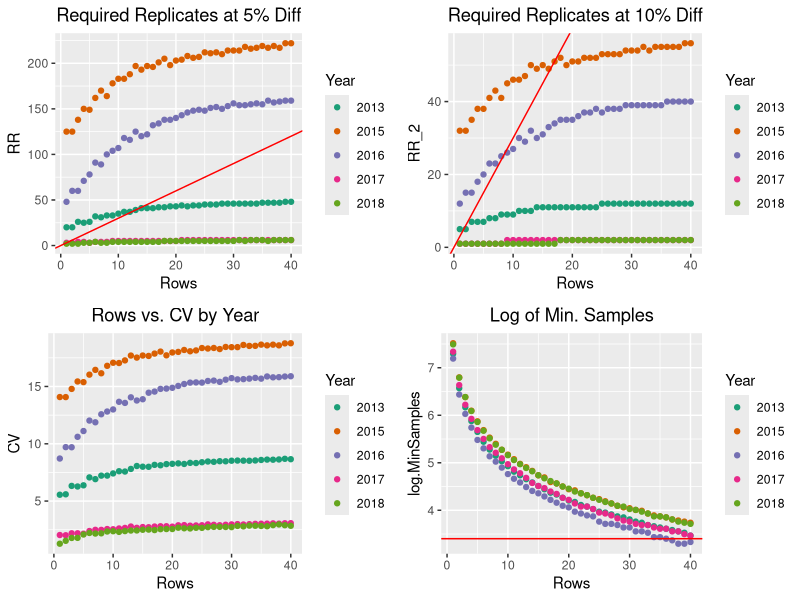
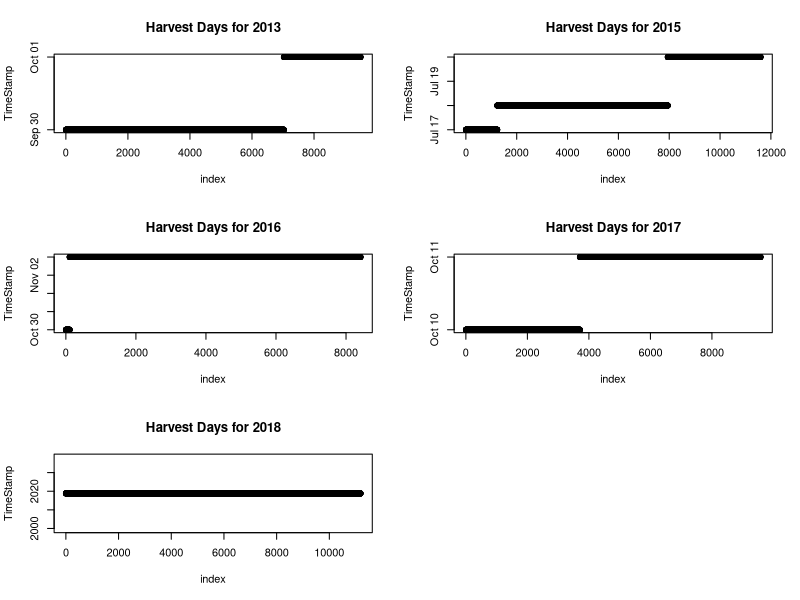

These figures' R source, in order: (Note: a time limit stopped this script after it produced the figures.)
## ---- chunk 1
# install.packages('dplyr')
suppressWarnings(suppressMessages(library(dplyr)))
# install.packages('ggplot2')
suppressWarnings(suppressMessages(library(ggplot2)))
# install.packages('RColorBrewer')
suppressWarnings(suppressMessages(library(RColorBrewer)))
# install.packages('gridExtra')
suppressWarnings(suppressMessages(library(gridExtra)))
## ---- chunk 2
df <- list(home.2013=read.csv('home.2013.csv',header = T),
           home.2015=read.csv('home.2015.csv',header = T),
           home.2016=read.csv('home.2016.csv',header = T),
           home.2017=read.csv('home.2017.csv',header = T),
           home.2018=read.csv('home.2018.csv',header = T))
## ---- chunk 3
rr.func <- function(g_mean,sd,dif,alpha = 0.05, beta = 0.20) {
  z_alpha <- qnorm(1-alpha/2)
  z_beta <- qnorm(1-beta)
  cv <- sd/g_mean
  return(ceiling(2*((cv/dif)^2)*((z_alpha + z_beta)^2)))
}
## ---- chunk 4
optrr.func <- function(years,max_long,max_lat,lat_seq,long_length,dif_1,dif_2){
  #begin function
  # Determining length of the data frame to store results from the function
  optrr.length <- length(years)*tail(lat_seq,n=1)  
  # Empty data frame used to store Year,CV, Rows, and RR
  optrr.dat <- data.frame(Year=numeric(length=optrr.length),
                        CV=numeric(length=optrr.length),
                        Rows=numeric(length=optrr.length),
                        RR=numeric(length=optrr.length),
                        RR_2=numeric(length=optrr.length),
                        log.MinSamples=numeric(length=optrr.length))
  k=1
  for(j in 1:length(years)){ # begin 1st for loop
    g_mean <- mean(df[[j]]$Yield)
    for(i in lat_seq){ # begin 2nd for loop
      n = 1
      #Temporary vector to store observations per grid cell to calculate the estimates
      temp.est <- vector(length=lat_seq[i]*long_length)
      # Temporary vector to store sample sizes to calculate the minimum sample number
      n_sum.est <- vector(length=lat_seq[i]*long_length)
      #Loop to determine which observations go into which grid cell
      for(long in 1:long_length){ # begin 3nd for loop
        for(lat in 1:lat_seq[i]){ # begin 4th for loop
          x <- df[[j]] %>% select(Yield,Longitude,Latitude) %>% 
               filter(Longitude <= max_long/long_length * long &
                      Latitude <= max_lat/lat_seq[i] * lat &
                      Longitude >= max_long/long_length * (long-1) &
                      Latitude >= max_lat/lat_seq[i]* (lat-1)
               )
          temp.est[n] <- mean(x$Yield)
          n_sum.est[n] <- length(x$Yield)
          n <- n + 1
        } # end 4th for loop
      } # end 3rd for loop
      optrr.dat$Year[k] <- year[j]
      
      optrr.dat$CV[k] <- sd(temp.est)/g_mean*100
      optrr.dat$Rows[k] <- i
      # Running the RR function to determine RR per iteration
      # Using grand mean for RR calculations (mean for all observations within a year)
      # Using the sample standard deviation for RR calculations 
      # (SD for all estimates within a year)
      optrr.dat$RR[k] <- rr.func(g_mean,sd(temp.est),dif)
      optrr.dat$RR_2[k] <- rr.func(g_mean,sd(temp.est),dif_2)
      # Calculating the minimum number of samples per iteration then converting to log
      optrr.dat$log.MinSamples[k] <- log(min(n_sum.est))
      k <- k + 1  
    } # end 2nd for loop
  } # end 1st for loop
  # Converting the years to character string for graphing purposes
  optrr.dat$Year <- as.character(optrr.dat$Year)
  return(optrr.dat)
} # end function
## ---- chunk 5
year <- c(2013,2015,2016,2017,2018)
max_long <- 600
max_lat <- 400
lat_seq <- 1:40
long_length <- 6
dif = 0.05
dif_2 = 0.1
plot <- list()
# Running optimal RR function to prepare data for graphing at diff = 5% & 10%
optrr.dat <- optrr.func(year,max_long,max_lat,lat_seq,long_length,dif,dif_2)
# Plotting data using ggplot and scale+_color_brewer to year color
# palette
plot[[1]]<-(ggplot(optrr.dat,aes(Rows,RR,colour = Year)) + geom_point() +
 scale_color_brewer(palette = 'Dark2') + 
 ggtitle('Required Replicates at 5% Diff') +
 # Creates line at slope = 3 to show RR boundries
 geom_abline(intercept = 0, slope = 3, col = 'red') +
 theme(plot.title = element_text(hjust = 0.5))) 

plot[[2]]<-(ggplot(optrr.dat,aes(Rows,RR_2,colour = Year)) + geom_point() +
 scale_color_brewer(palette = 'Dark2') + 
 ggtitle('Required Replicates at 10% Diff') +
 geom_abline(intercept = 0, slope = 3, col = 'red') +
 theme(plot.title = element_text(hjust = 0.5))) 

plot[[3]]<-(ggplot(optrr.dat,aes(Rows,CV,colour = Year)) + geom_point() +
 scale_color_brewer(palette = 'Dark2') + ggtitle('Rows vs. CV by Year') +
 theme(plot.title = element_text(hjust = 0.5)))

plot[[4]]<-(ggplot(optrr.dat,aes(Rows,log.MinSamples,colour = Year)) + geom_point() 
  + scale_color_brewer(palette = 'Dark2') + ggtitle('Log of Min. Samples') +
    geom_abline(intercept = log(30), slope = 0, col = 'red') +
    theme(plot.title = element_text(hjust = 0.5))) 

grid.arrange(plot[[1]],plot[[2]],plot[[3]],plot[[4]],ncol=2)
## ---- chunk 6
# Empty vector that will hold the summation of the screening analysis
ds <- vector(length=length(df))

for(j in 1:length(df)){ # begin 1st for loop
  # Transforms the TimeStamp data to a date format
  # I rounded the date to exclude hour and minute as it is not necessary
  # for this analysis
  df[[j]]$TimeStamp <- as.Date(as.character(df[[j]]$TimeStamp),'%Y-%m-%d')
  for(i in 1:length(df[[j]]$TimeStamp)){ # begin 2nd for loop
    # If statement that determines if the difference is less than or equal to
    # 7 days
    if(df[[j]]$TimeStamp[i]-(min(df[[j]]$TimeStamp))<=7){ # begin if statement-True
      df[[j]]$Harvest[i] <- 0} # end if statement - True
    else df[[j]]$Harvest[i] <- 1
  } # end 2nd for loop
} # end 1st for loop
# Loop to sum Harvest column per year
for(i in 1:length(df)){ # begin for loop
  ds[i] <- sum(df[[i]]$Harvest)
} # end for loop

ds
## ---- chunk 7
par(mfrow=c(3,2))

for(j in 1:length(year)){
  index <- 1:length(df[[j]][,1])
  plot(df[[j]]$TimeStamp~index,main = paste0('Harvest Days for ',year[j]),
       ylab='TimeStamp')
}
## ---- chunk 8
# Data frame used to store min/max data for longitude and latitude
long_lat_check <- data.frame(Year=year, lat_min=numeric(length = length(df)),
                             lat_max=numeric(length = length(df)),
                             long_min=numeric(length = length(df)),
                             long_max=numeric(length = length(df)))
# Loop to add data to the data frame across the years.
for(j in 1:length(df)){
  long_lat_check[j,2] <- min(df[[j]][,2])
  long_lat_check[j,3] <- max(df[[j]][,2])
  long_lat_check[j,4] <- min(df[[j]][,3])
  long_lat_check[j,5] <- max(df[[j]][,3])
}
long_lat_check
## ---- chunk 9
# Setting the number of rows and columns based on the grid size 
lat_length <- 20
long_length <- 6
k=1
est.length <- lat_length*long_length*length(year)
est.dat <- data.frame(year=numeric(est.length), Estimates=numeric(est.length),
                      n=numeric(est.length),
                      obs.sd=numeric(est.length),mu_class_y=numeric(est.length),
                      sd_class_y=numeric(est.length))

# Adding blank column for reference to add normalized mean and std. dev.
# to orginial data frames
for(j in 1:length(year)){
  df[[j]]$Ref_k <- numeric(length=dim(df[[j]])[1])
  df[[j]]$Ref_n <- numeric(length=dim(df[[j]])[1]) 
}

# Loop to calculate estimates for each grid cell
for(j in 1:length(year)){ # begin 1st for loop
  n=1
  for(long in 1:long_length){ # begin 2nd for loop
    for(lat in 1:lat_length){ # begin 3rd for loop
      x <- df[[j]] %>% select(Yield,Longitude,Latitude) %>% 
           filter(Longitude <= max_long/long_length * long &
                  Latitude <= max_lat/lat_length * lat &
                  Longitude >= max_long/long_length * (long-1) &
                  Latitude >= max_lat/lat_length* (lat-1)
           )
      est.dat$year[k] <- year[j]
      est.dat$Estimates[k] <- mean(x$Yield)
      est.dat$n[k] <- n
      # Standard Deviation for each grid cell among the observations per year
      est.dat$obs.sd[k] <- sd(x$Yield)
      
      # Setting the grid cell number for merger of yearly data sets
      # Setting the reference number for merging and graphing purposes
      for(i in 1:dim(df[[j]])[1]){ # begin 4th for loop
        if(df[[j]]$Longitude[i] <= max_long/long_length * long &&
           df[[j]]$Latitude[i] <= max_lat/lat_length * lat &&
           df[[j]]$Longitude[i] >= max_long/long_length * (long-1) &&
           df[[j]]$Latitude[i] >= max_lat/lat_length* (lat-1)){
           df[[j]]$Ref_k[i] <- k
           df[[j]]$Ref_n[i] <- n
        }
      } # end 4th for loop
      k <- k + 1   
      n <- n + 1
     } # end 3rd for loop
    } # end 2nd for loop
} # end 1st for loop
# Ranking each estimate by year for normalization
est.dat <- est.dat %>% group_by(year) %>% mutate(rank=rank(Estimates))
est.dat <- est.dat %>% group_by(n) %>% mutate(rrank=mean(rank))
# Converting the year column to category set for plotting purposes
est.dat$year <- as.character(est.dat$year)
## ---- chunk 10
plot=list()
plot[[1]] <- (ggplot(est.dat,aes(n,Estimates,colour = year)) + geom_point() 
  + scale_color_brewer(palette = 'Dark2') + ggtitle('Grid Cells vs. Estimates')
  + theme(plot.title = element_text(hjust = 0.5)))

plot[[2]] <- (ggplot(est.dat,aes(rrank,Estimates,colour = year)) + geom_point() 
  + scale_color_brewer(palette = 'Dark2')+ ggtitle('Mean Ranking vs. Estimates')
  + theme(plot.title = element_text(hjust = 0.5)))

grid.arrange(plot[[1]],plot[[2]],ncol=1)
## ---- chunk 11
est_merge.dat <- data.frame(n=1:120,
                 mu=numeric(length=120),
                 sd=numeric(length=120),
                 mu_class=numeric(length=120),
                 sd_class=numeric(length=120))
# Setting mean rank for each grid cell across each year
suppressMessages(mu <- est.dat %>% group_by(n) %>% summarize(mean(rank)))
# Setting standard deviation of normalized grid cell yield values across each year
suppressMessages(sd <- est.dat %>% group_by(n) %>% summarize(sd(rank)))
est_merge.dat[2] <- mu[2]
est_merge.dat[3] <- sd[2]


## ---- chunk 12
# for loop/ if statement to set mean and standard deviation classification
# for merged data.
for(i in 1:dim(est_merge.dat)[1]){
  # Using quantiles for 25% and 75% boundries of classification
  if(est_merge.dat$mu[i] >= quantile(est_merge.dat$mu)[4]){
    est_merge.dat$mu_class[i] <- 'High'}
  else if(est_merge.dat$mu[i] <= quantile(est_merge.dat$mu)[2]){
    est_merge.dat$mu_class[i] <- 'Low'}
  else est_merge.dat$mu_class[i] <- 'Average'
  
  if(est_merge.dat$sd[i] >= quantile(est_merge.dat$sd)[4]){
    est_merge.dat$sd_class[i] <- 'Unstable'}
  else if(est_merge.dat$sd[i] <= quantile(est_merge.dat$sd)[2]){
    est_merge.dat$sd_class[i] <- 'Stable'}
  else est_merge.dat$sd_class[i] <- 'Average'  
}
# Creating arrays for mean and standard deviation quantiles for each of the years
q_m <- do.call('rbind',tapply(est.dat$Estimates,est.dat$year, quantile))
q_s <- do.call('rbind',tapply(est.dat$obs.sd,est.dat$year, quantile))
# for loop/if statement to add mean and standard deviation classifications 
# for each year
for(j in 1:length(year)){
  for(i in 1:dim(est.dat)[1]){
    if(est.dat$Estimates[i] >= q_m[j,4] &&
       est.dat$year[i] == year[j]){
       est.dat$mu_class_y[i] <- 'High'}
    else if(est.dat$Estimates[i] <= q_m[j,2] &&
       est.dat$year[i] == year[j]){
       est.dat$mu_class_y[i] <- 'Low'}
    else if(est.dat$Estimates[i] < q_m[j,4] &&
       est.dat$Estimates[i] > q_m[j,2] &&
       est.dat$year[i] == year[j]){
       est.dat$mu_class_y[i] <- 'Average'}
    
    if(est.dat$obs.sd[i] >= q_s[j,4] &&
       est.dat$year[i] == year[j]){
       est.dat$sd_class_y[i] <- 'Unstable'}
    else if(est.dat$obs.sd[i] <= q_s[j,2] &&
       est.dat$year[i] == year[j]){
       est.dat$sd_class_y[i] <- 'Stable'}
    else if(est.dat$obs.sd[i] < q_s[j,4] &&
       est.dat$Estimates[i] > q_s[j,2] &&
       est.dat$year[i] == year[j]){
       est.dat$sd_class_y[i] <- 'Average'}   
  }
}
## ---- chunk 13
# Creating columns for mean, standard deviation, and classification for 
# each of the original data sets for graphing/analysis purposes
for(j in 1:length(year)){
  df[[j]]$mu <- numeric(length=dim(df[[j]])[1])
  df[[j]]$sd <- numeric(length=dim(df[[j]])[1])
  df[[j]]$mu_class <- numeric(length=dim(df[[j]])[1])
  df[[j]]$sd_class <- numeric(length=dim(df[[j]])[1])
  df[[j]]$mu_y <- numeric(length=dim(df[[j]])[1])
  df[[j]]$sd_y <- numeric(length=dim(df[[j]])[1])
  df[[j]]$mu_class_y <- numeric(length=dim(df[[j]])[1])
  df[[j]]$sd_class_y <- numeric(length=dim(df[[j]])[1])  
}
# for loop to add mean, standard deviation, and classification
# to the original data set from the merged data set
for(i in 1:dim(est_merge.dat)[1]){ # begin 1st for loop
  for(j in 1:length(year)){ # begin 2nd for loop
    for(k in 1:dim(df[[j]])[1]){ # begin 3rd for loop
      if(est_merge.dat$n[i]==df[[j]]$Ref_n[k]){ # begin if statement
        df[[j]]$mu[k] <- est_merge.dat$mu[i]
        df[[j]]$sd[k] <- est_merge.dat$sd[i]
        df[[j]]$mu_class[k] <- est_merge.dat$mu_class[i]
        df[[j]]$sd_class[k] <- est_merge.dat$sd_class[i]
      } # end if statement
    } # end 3rd for loop
  } # end 1st for loop
} # end 1st for loop

# for loop to add mean, standard deviation, and classification
# to the original data set from the pre merged data set
for(i in 1:dim(est.dat)[1]){ # begin 1st for loop
  for(j in 1:length(year)){ # begin 2nd for loop
    for(k in 1:dim(df[[j]])[1]){ # begin 3rd for loop
       if(est.dat$n[i] == df[[j]]$Ref_n[k] &&
       est.dat$year[i] == year[j]){ # begin if statement
         df[[j]]$mu_y[k] <- est.dat$Estimates[i]
         df[[j]]$sd_y[k] <- est.dat$obs.sd[i]
         df[[j]]$mu_class_y[k] <- est.dat$mu_class_y[i]
         df[[j]]$sd_class_y[k] <- est.dat$sd_class_y[i]
       } # end if statement
    } # end 3rd for loop
  } # end 2nd for loop
} # end 1st for loop

## ---- chunk 14
plot <- list()
for(j in 1:5){
plot[[j]] <- (ggplot(df[[j]],aes(Longitude,Latitude,color = mu_class))+geom_point() 
+ scale_color_manual(values = c("cadetblue3", "cadetblue4", "cadetblue2")) 
+ ggtitle(paste0('Grid cell classification - mean rank \n for Harvest Formation in',year[j]))
+ theme(plot.title = element_text(hjust = 0.5))
+ labs(color='Mu Class'))
}
grid.arrange(plot[[1]],plot[[2]],plot[[3]],plot[[4]],plot[[5]],ncol=2)
## ---- chunk 15
plot <- list()
for(j in 1:5){
plot[[j]] <- (ggplot(df[[j]],aes(Longitude,Latitude,color = sd_class)) + geom_point() 
+ scale_color_manual(values = c("coral3", "coral", "coral4")) 
+ ggtitle(paste0('Grid cell classification - Std. Dev.\n for Harvest Formation in',year[j]))
+ theme(plot.title = element_text(hjust = 0.5))
+ labs(color='SD Class'))
}
grid.arrange(plot[[1]],plot[[2]],plot[[3]],plot[[4]],plot[[5]],ncol=2)
## ---- chunk 16
plot <- list()
for(j in 1:5){
plot[[j]] <- (ggplot(df[[j]],aes(Longitude,Latitude,color = mu)) + geom_point() 
+ scale_color_distiller(type = 'seq',palette = 'YlGn',direction = 1) 
+ ggtitle(paste0('Grid cell classification - mean rank \n for Harvest Formation in',year[j]))
+ theme(plot.title = element_text(hjust = 0.5))
+ labs(color='Norm Rank'))
}
grid.arrange(plot[[1]],plot[[2]],plot[[3]],plot[[4]],plot[[5]],ncol=2)
## ---- chunk 17
plot <- list()
for(j in 1:5){
plot[[j]] <- (ggplot(df[[j]],aes(Longitude,Latitude,color = sd)) + geom_point() 
+ scale_color_distiller(type = 'seq',palette = 'Oranges',direction = 1) 
+ ggtitle(paste0('Grid cell classification - Std. Dev. \n for Harvest Formation in',year[j]))
+ theme(plot.title = element_text(hjust = 0.5))
+ labs(color='Norm SD'))
}
grid.arrange(plot[[1]],plot[[2]],plot[[3]],plot[[4]],plot[[5]],ncol=2)
## ---- chunk 18
plot <- list()
for(j in 1:5){
plot[[j]] <- (ggplot(df[[j]],aes(Longitude,Latitude,color = mu_class_y)) + geom_point() 
+ scale_color_manual(values = c("cadetblue3", "cadetblue4", "cadetblue2")) 
+ ggtitle(paste0('Grid cell classification - mean rank \n for ',year[j]))
+ theme(plot.title = element_text(hjust = 0.5))
+ labs(color='Mu Class'))
}
grid.arrange(plot[[1]],plot[[2]],plot[[3]],plot[[4]],plot[[5]],ncol=2)
## ---- chunk 19
plot <- list()
for(j in 1:5){
plot[[j]] <- (ggplot(df[[j]],aes(Longitude,Latitude,color = sd_class_y)) + geom_point() 
+ scale_color_manual(values = c("coral3", "coral", "coral4")) 
+ ggtitle(paste0('Grid cell classification - Std. Dev. \n for ',year[j]))
+ theme(plot.title = element_text(hjust = 0.5))
+ labs(color='SD Class'))
}
grid.arrange(plot[[1]],plot[[2]],plot[[3]],plot[[4]],plot[[5]],ncol=2)
